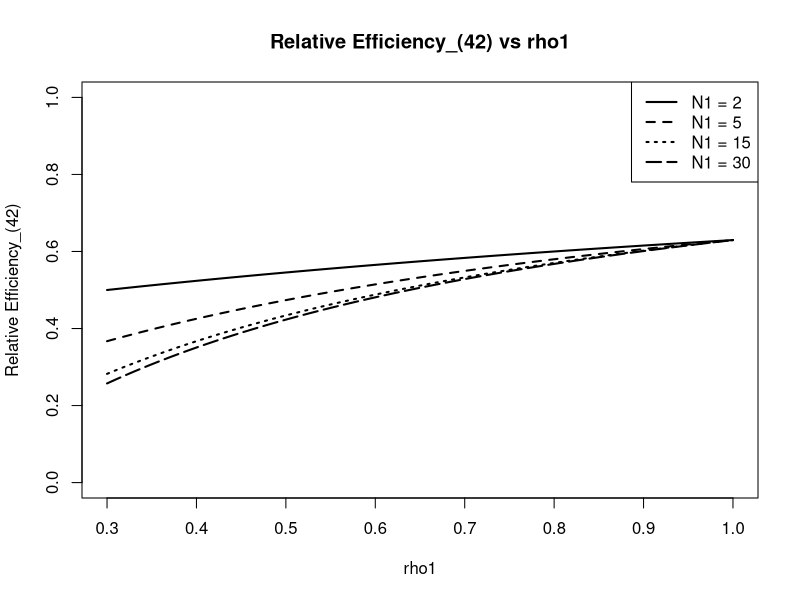
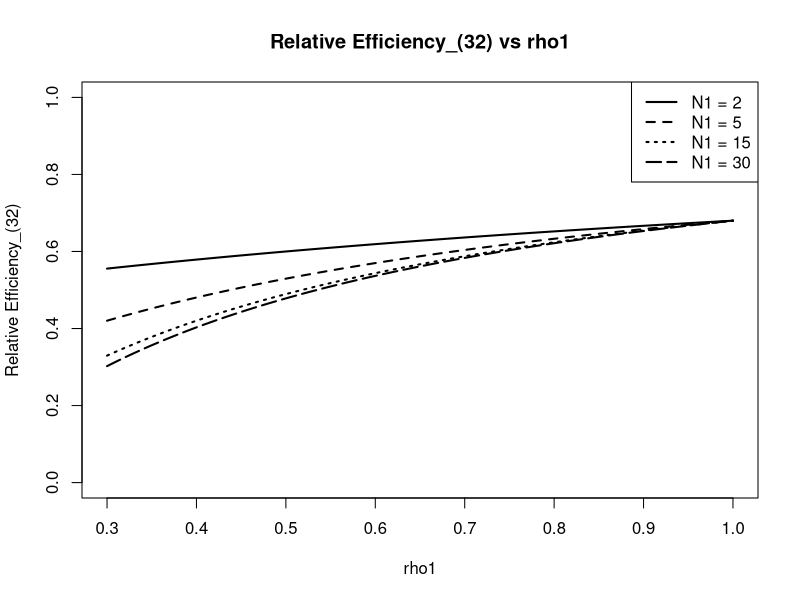
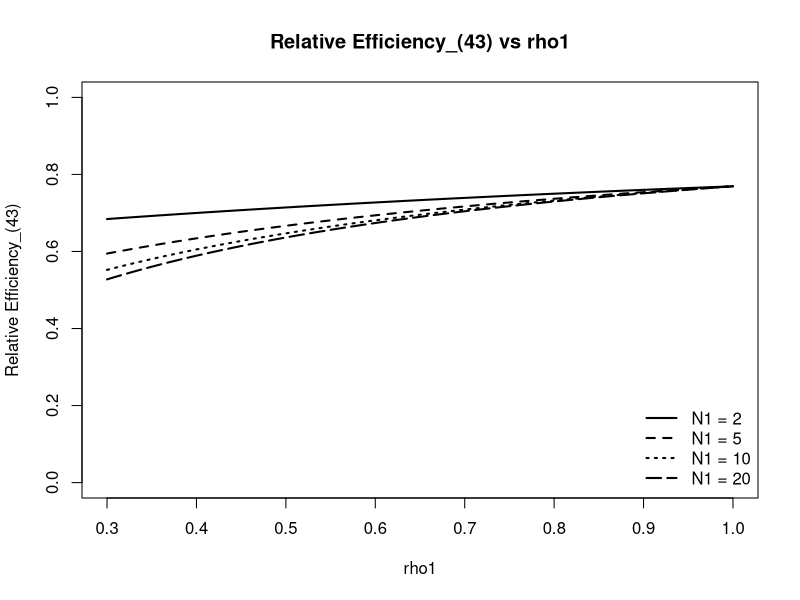

Recreate these plots in R, in order.
# ============================================================================
# Produces: Figure 4 (a)-(c): relative efficiencies R(4,2), R(3,2), R(4,3)
# Run via main.R, or on its own from the package folder. See README.txt.
# ============================================================================
# Define line types for distinction
line_types <- c(1, 2, 3, 5)  # solid, dashed, dotted, longdash


### --- R42 ---
N1_values <- c(2, 5, 15, 30)
N2 <- 2
N3 <- 3
rho2 <- 0.15
rho3 <- 0.05
rho1_seq <- seq(0.3, 1, by = 0.01)

plot(rho1_seq, rep(NA, length(rho1_seq)), type = "n",
     xlim = c(0.3, 1), ylim = c(0, 1),
     xlab = "rho1",
     ylab = "Relative Efficiency_(42)",
     main = "Relative Efficiency_(42) vs rho1")

for (i in 1:length(N1_values)) {
  N1 <- N1_values[i]
  RE_values <- (1 + (N1 - 1) * rho1_seq - N1 * rho2) / 
    (1 + (N1 - 1) * rho1_seq + N1 * (N2 - 1) * rho2 + (N3 - 1) * N2 * N1 * rho3)
  lines(rho1_seq, RE_values, col = "black", lwd = 2, lty = line_types[i])
}

legend("topright", legend = paste("N1 =", N1_values), col = "black", lwd = 2, lty = line_types)


### --- R32 ---
N1_values <- c(2, 5, 15, 30)
N2 <- 4
N3 <- 3
rho2 <- 0.15
rho3 <- 0.05
rho1_seq <- seq(0.3, 1, by = 0.01)

plot(rho1_seq, rep(NA, length(rho1_seq)), type = "n",
     xlim = c(0.3, 1), ylim = c(0, 1),
     xlab = "rho1",
     ylab = "Relative Efficiency_(32)",
     main = "Relative Efficiency_(32) vs rho1")

for (i in 1:length(N1_values)) {
  N1 <- N1_values[i]
  RE_values <- (1 + (N1 - 1) * rho1_seq - N1 * rho2) / 
    (1 + (N1 - 1) * rho1_seq + N1 * (N2 - 1) * rho2 - N2 * N1 * rho3)
  lines(rho1_seq, RE_values, col = "black", lwd = 2, lty = line_types[i])
}

legend("topright", legend = paste("N1 =", N1_values), col = "black", lwd = 2, lty = line_types)


### --- R43 ---
N1_values <- c(2, 5, 10, 20)
N2 <- 2
N3 <- 3
rho2 <- 0.1
rho3 <- 0.05
rho1_seq <- seq(0.3, 1, by = 0.01)

plot(rho1_seq, rep(NA, length(rho1_seq)), type = "n",
     xlim = c(0.3, 1), ylim = c(0, 1),
     xlab = "rho1",
     ylab = "Relative Efficiency_(43)",
     main = "Relative Efficiency_(43) vs rho1")

for (i in 1:length(N1_values)) {
  N1 <- N1_values[i]
  RE_values <- (1 + (N1 - 1) * rho1_seq + N1 * (N2 - 1) * rho2 - N2 * N1 * rho3) / 
    (1 + (N1 - 1) * rho1_seq + N1 * (N2 - 1) * rho2 + (N3 - 1) * N2 * N1 * rho3)
  lines(rho1_seq, RE_values, col = "black", lwd = 2, lty = line_types[i])
}

legend("bottomright", legend = paste("N1 =", N1_values), col = "black", lwd = 2, lty = line_types, bty = "n")
